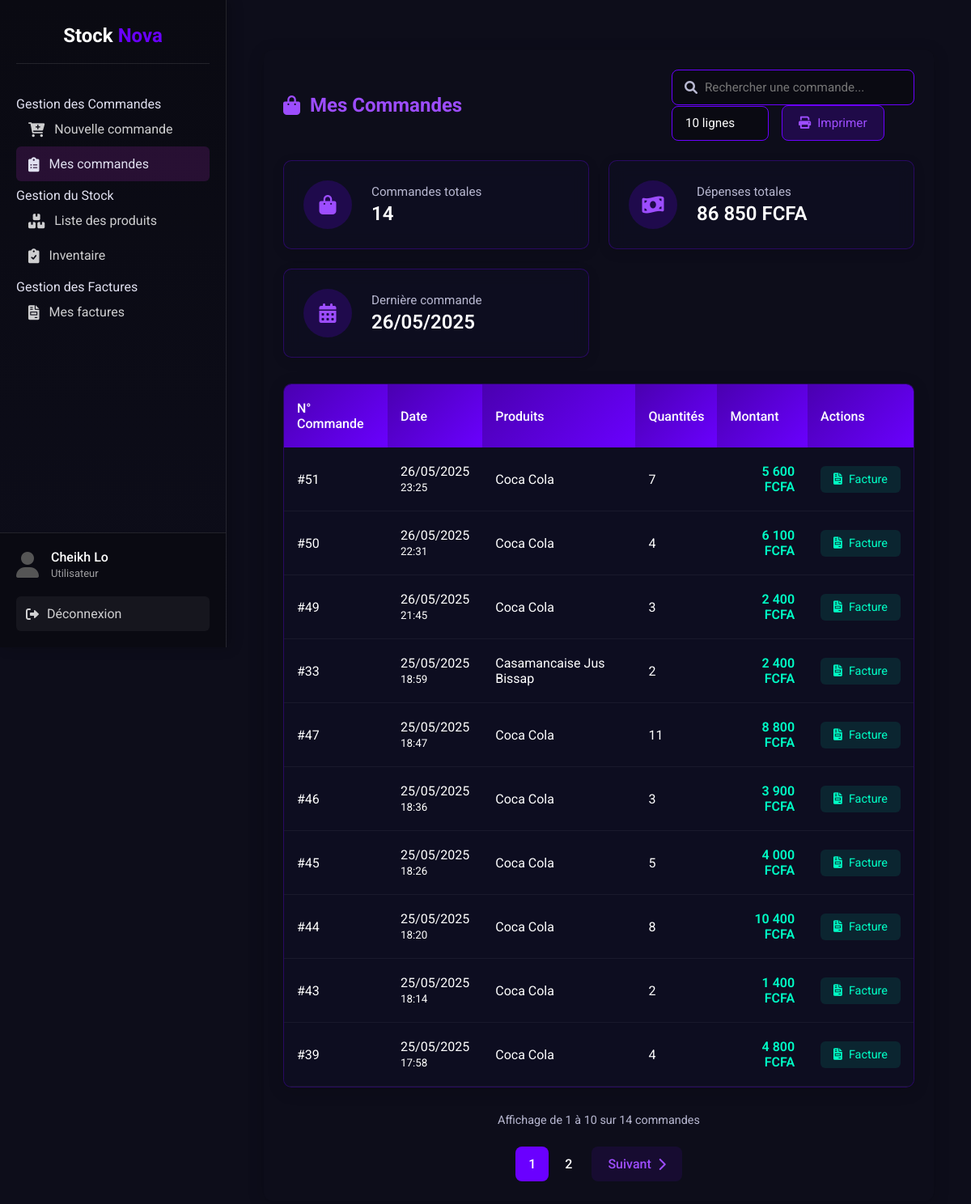
Screenshot of /mes_commandes.php (signed in) with the database file from the repository.
### tables this page shows
CREATE TABLE `commandes` (
  `id_com` int(11) NOT NULL,
  `client` int(11) DEFAULT NULL,
  `produit` int(11) DEFAULT NULL,
  `quant_com` int(11) DEFAULT NULL,
  `date` date DEFAULT NULL,
  `heure` time DEFAULT NULL,
  `montant` decimal(10,2) DEFAULT NULL
);

### mes_commandes.php (the view, shortened to what this page needs)
<?php
require 'includes/connexion.php';
require 'includes/header.php';
$userId = (int)$_SESSION['user_id'];
$isAdmin = ($_SESSION['profil'] ?? '') === 'Admin';
$stmt = $pdo->prepare("SELECT id_client FROM users WHERE id_user = ?");
$stmt->execute([$userId]);
$user = $stmt->fetch();
$clientId = $user['id_client'] ?? null;
$search = $_GET['search'] ?? '';
$perPage = isset($_GET['per_page']) ? (int)$_GET['per_page'] : 10;
$page = isset($_GET['page']) ? (int)$_GET['page'] : 1;
$perPage = max(1, min(100, $perPage));
$page = max(1, $page);
$offset = ($page - 1) * $perPage;
try {
    $query = "SELECT c.id_com, c.date, c.heure, c.montant,
                     CASE
                        WHEN p.nom_prod IS NOT NULL THEN p.nom_prod
                        ELSE (SELECT nom_prod FROM produits WHERE id_prod = CAST(c.produit AS UNSIGNED) LIMIT 1)
                     END AS nom_produit,
                     c.quant_com AS quantite,
                     cl.nom_cli AS client_nom,
                     cl.prenom_cli AS client_prenom
              FROM commandes c
              LEFT JOIN produits p ON c.produit = p.nom_prod
              LEFT JOIN clients cl ON c.client = cl.id_client";
    if (!$isAdmin) {
        $query .= " WHERE c.client = :client_id";
    }
    $query .= " ORDER BY c.date DESC, c.heure DESC
                LIMIT :limit OFFSET :offset";
    $stmt = $pdo->prepare($query);
    if (!$isAdmin) {
        $stmt->bindParam(':client_id', $clientId, PDO::PARAM_INT);
    }
    $stmt->bindParam(':limit', $perPage, PDO::PARAM_INT);
    $stmt->bindParam(':offset', $offset, PDO::PARAM_INT);
    $stmt->execute();
    $commandes = $stmt->fetchAll(PDO::FETCH_ASSOC);
    $countQuery = "SELECT COUNT(*) FROM commandes c";
    if (!$isAdmin) {
        $countQuery .= " WHERE c.client = :client_id";
    }
    $countStmt = $pdo->prepare($countQuery);
    if (!$isAdmin) {
        $countStmt->bindParam(':client_id', $clientId, PDO::PARAM_INT);
    }
    $countStmt->execute();
    $totalCommandes = (int)$countStmt->fetchColumn();
    $totalPages = $totalCommandes > 0 ? ceil($totalCommandes / $perPage) : 1;
    $statsQuery = "SELECT COUNT(*) as total_commandes,
                          COALESCE(SUM(montant), 0) as montant_total,
                          MIN(date) as premiere_commande,
                          MAX(date) as derniere_commande
                   FROM commandes";
    if (!$isAdmin) {
        $statsQuery .= " WHERE client = :client_id";
    }
    $statsStmt = $pdo->prepare($statsQuery);
    if (!$isAdmin) {
        $statsStmt->bindParam(':client_id', $clientId, PDO::PARAM_INT);
    }
    $statsStmt->execute();
    $stats = $statsStmt->fetch(PDO::FETCH_ASSOC);
} catch (PDOException $e) {
    die("Erreur de base de données : " . $e->getMessage());
}
?>
<div class="dashboard-container">
    <div class="data-section">
        <div class="section-header">
            <h3><i class="fas fa-shopping-bag"></i> <?= $isAdmin ? 'Toutes les Commandes' : 'Mes Commandes' ?></h3>
            <div class="section-actions">
                <form method="GET" class="search-form">
                    <div class="search-box">
                        <i class="fas fa-search"></i>
                        <input type="text" name="search" placeholder="Rechercher une commande..."
                               value="<?= htmlspecialchars($search) ?>" class="search-input">
                    </div>
                </form>
                <div class="action-buttons">
                    <div class="per-page-select">
                        <select class="per-page" onchange="updatePerPage(this.value)">
                            <option value="10" <?= $perPage == 10 ? 'selected' : '' ?>>10 lignes</option>
                        </select>
                    </div>
                    <button onclick="window.print()" class="print-btn">
                        <i class="fas fa-print"></i> Imprimer
                    </button>
                </div>
            </div>
        </div>
        <div class="stats-cards">
            <div class="stat-card">
                <div class="stat-icon">
                    <i class="fas fa-shopping-bag"></i>
                </div>
                <div class="stat-info">
                    <span class="stat-title">Commandes totales</span>
                    <span class="stat-value"><?= $stats['total_commandes'] ?></span>
                </div>
            </div>
            <div class="stat-card">
                <div class="stat-icon">
                    <i class="fas fa-money-bill-wave"></i>
                </div>
                <div class="stat-info">
                    <span class="stat-title">Dépenses totales</span>
                    <span class="stat-value"><?= number_format($stats['montant_total'], 0, ',', ' ') ?> FCFA</span>
                </div>
            </div>
            <div class="stat-card">
                <div class="stat-icon">
                    <i class="fas fa-calendar-alt"></i>
                </div>
                <div class="stat-info">
                    <span class="stat-title">Dernière commande</span>
                    <span class="stat-value"><?= $stats['derniere_commande'] ? date('d/m/Y', strtotime($stats['derniere_commande'])) : 'Aucune' ?></span>
                </div>
            </div>
        </div>
        <div class="data-table-container glass-card">
            <table class="data-table">
                <thead>
                    <tr>
                        <th>N° Commande</th>
                        <th>Date</th>
                        <th>Produits</th>
                        <th>Quantités</th>
                        <th class="text-right">Montant</th>
                        <th>Actions</th>
                    </tr>
                </thead>
                <tbody>
                    <?php if (empty($commandes)): ?>
                        <tr>
                            <td colspan="<?= $isAdmin ? 7 : 6 ?>" class="text-center no-data">
                                <i class="fas fa-box-open"></i>
                                <p>Aucune commande trouvée</p>
                            </td>
                        </tr>
                    <?php else: ?>
                        <?php foreach ($commandes as $commande): ?>
                            <tr class="table-row-animation hover-effect">
                                <td>#<?= htmlspecialchars($commande['id_com']) ?></td>
                                <td>
                                    <?= date('d/m/Y', strtotime($commande['date'])) ?><br>
                                    <small><?= date('H:i', strtotime($commande['heure'])) ?></small>
                                </td>
                                <td><?= htmlspecialchars($commande['nom_produit']) ?></td>
                                <td><?= htmlspecialchars($commande['quantite']) ?></td>
                                <td class="text-right">
                                    <span class="total-value"><?= number_format($commande['montant'], 0, ',', ' ') ?> FCFA</span>
                                </td>
                                <td>
                                    <a href="mes_factures.php?commande_id=<?= $commande['id_com'] ?>" class="details-btn">
                                        <i class="fas fa-file-invoice"></i> Facture
                                    </a>
                                </td>
                            </tr>
                        <?php endforeach; ?>
                    <?php endif; ?>
                </tbody>
            </table>
        </div>
        <div class="pagination">
            <div class="pagination-info">
                Affichage de <?= $totalCommandes > 0 ? min(($page-1)*$perPage+1, $totalCommandes) : 0 ?>
                à <?= $totalCommandes > 0 ? min($page*$perPage, $totalCommandes) : 0 ?>
                sur <?= $totalCommandes ?> commandes
            </div>
        <?php if ($totalPages > 1): ?>
        <div class="pagination-controls">
            <div class="page-numbers">
                <?php
                $startPage = max(1, $page - 2);
                $endPage = min($totalPages, $page + 2);
                for ($i = $startPage; $i <= $endPage; $i++): ?>
                    <a href="?page=<?= $i ?>&per_page=<?= $perPage ?>&search=<?= urlencode($search) ?>"
                    class="page-number <?= $i == $page ? 'active' : '' ?>">
                        <?= $i ?>
                    </a>
                <?php endfor;
                ?>
            </div>
            <?php if ($page < $totalPages): ?>
                <a href="?page=<?= $page+1 ?>&per_page=<?= $perPage ?>&search=<?= urlencode($search) ?>" class="page-link next">
                    Suivant <i class="fas fa-chevron-right"></i>
                </a>
            <?php endif; ?>
        </div>
        <?php endif; ?>
        </div>
    </div>
</div>
<?php include 'includes/footer.php'; ?>

### css/styles.css (style rules this page uses)
:root { --primary: #9c27b0; --primary-dark: #7b1fa2; --primary-light: #ba68c8; --dark: #121212; --darker: #000000; --light: #f5f5f5; --danger: #e91e63; --success: #4caf50; --warning: #ff9800; }
* { box-sizing: border-box; margin: 0; padding: 0; font-family: 'Roboto', sans-serif; }
body { background-color: var(--dark); color: var(--light); display: flex; min-height: 100vh; }

### rows the page displays
commandes: id_com "51", date "26/05/2025", heure "23:25", nom_produit "Coca Cola", quant_com "7", montant "5 600"
commandes: id_com "50", date "26/05/2025", heure "22:31", nom_produit "Coca Cola", quant_com "4", montant "6 100"
commandes: id_com "49", date "26/05/2025", heure "21:45", nom_produit "Coca Cola", quant_com "3", montant "2 400"
commandes: id_com "33", date "25/05/2025", heure "18:59", nom_produit "Casamancaise Jus Bissap", quant_com "2", montant "2 400"
commandes: id_com "47", date "25/05/2025", heure "18:47", nom_produit "Coca Cola", quant_com "11", montant "8 800"
commandes: id_com "46", date "25/05/2025", heure "18:36", nom_produit "Coca Cola", quant_com "3", montant "3 900"
commandes: id_com "45", date "25/05/2025", heure "18:26", nom_produit "Coca Cola", quant_com "5", montant "4 000"
commandes: id_com "44", date "25/05/2025", heure "18:20", nom_produit "Coca Cola", quant_com "8", montant "10 400"
commandes: id_com "43", date "25/05/2025", heure "18:14", nom_produit "Coca Cola", quant_com "2", montant "1 400"
commandes: id_com "39", date "25/05/2025", heure "17:58", nom_produit "Coca Cola", quant_com "4", montant "4 800"

### other values shown
$_SESSION['username'] "Cheikh Lo"
$stats['total_commandes'] "14"
$stats['montant_total'] "86 850"
date('d/m/Y', strtotime($stats['derniere_commande'])) "26/05/2025"
min(($page-1)*$perPage+1, $totalCommandes) "1"
min($page*$perPage, $totalCommandes) "10"
$totalCommandes "14"
